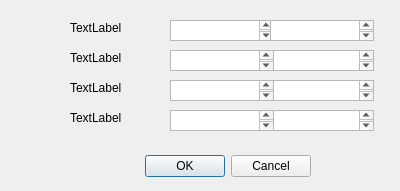
<?xml version="1.0" encoding="UTF-8"?>
<ui version="4.0">
 <class>Dialog</class>
 <widget class="QDialog" name="Dialog">
  <property name="geometry">
   <rect>
    <x>0</x>
    <y>0</y>
    <width>400</width>
    <height>191</height>
   </rect>
  </property>
  <property name="windowTitle">
   <string>Edycja wielokąta</string>
  </property>
  <property name="modal">
   <bool>false</bool>
  </property>
  <widget class="QDialogButtonBox" name="buttonBox">
   <property name="geometry">
    <rect>
     <x>-30</x>
     <y>150</y>
     <width>341</width>
     <height>32</height>
    </rect>
   </property>
   <property name="orientation">
    <enum>Qt::Horizontal</enum>
   </property>
   <property name="standardButtons">
    <set>QDialogButtonBox::Cancel|QDialogButtonBox::Ok</set>
   </property>
  </widget>
  <widget class="QLabel" name="label">
   <property name="geometry">
    <rect>
     <x>70</x>
     <y>20</y>
     <width>55</width>
     <height>16</height>
    </rect>
   </property>
   <property name="text">
    <string>TextLabel</string>
   </property>
  </widget>
  <widget class="QLabel" name="label_2">
   <property name="geometry">
    <rect>
     <x>70</x>
     <y>50</y>
     <width>55</width>
     <height>16</height>
    </rect>
   </property>
   <property name="text">
    <string>TextLabel</string>
   </property>
  </widget>
  <widget class="QLabel" name="label_3">
   <property name="geometry">
    <rect>
     <x>70</x>
     <y>80</y>
     <width>55</width>
     <height>16</height>
    </rect>
   </property>
   <property name="text">
    <string>TextLabel</string>
   </property>
  </widget>
  <widget class="QLabel" name="label_4">
   <property name="geometry">
    <rect>
     <x>70</x>
     <y>110</y>
     <width>55</width>
     <height>16</height>
    </rect>
   </property>
   <property name="text">
    <string>TextLabel</string>
   </property>
  </widget>
  <widget class="QTextEdit" name="textEdit">
   <property name="geometry">
    <rect>
     <x>170</x>
     <y>20</y>
     <width>104</width>
     <height>21</height>
    </rect>
   </property>
  </widget>
  <widget class="QPlainTextEdit" name="plainTextEdit">
   <property name="geometry">
    <rect>
     <x>270</x>
     <y>20</y>
     <width>104</width>
     <height>21</height>
    </rect>
   </property>
  </widget>
  <widget class="QPlainTextEdit" name="plainTextEdit_2">
   <property name="geometry">
    <rect>
     <x>270</x>
     <y>50</y>
     <width>104</width>
     <height>21</height>
    </rect>
   </property>
  </widget>
  <widget class="QTextEdit" name="textEdit_2">
   <property name="geometry">
    <rect>
     <x>170</x>
     <y>50</y>
     <width>104</width>
     <height>21</height>
    </rect>
   </property>
  </widget>
  <widget class="QPlainTextEdit" name="plainTextEdit_3">
   <property name="geometry">
    <rect>
     <x>270</x>
     <y>110</y>
     <width>104</width>
     <height>21</height>
    </rect>
   </property>
  </widget>
  <widget class="QTextEdit" name="textEdit_3">
   <property name="geometry">
    <rect>
     <x>270</x>
     <y>80</y>
     <width>104</width>
     <height>21</height>
    </rect>
   </property>
  </widget>
  <widget class="QPlainTextEdit" name="plainTextEdit_4">
   <property name="geometry">
    <rect>
     <x>170</x>
     <y>110</y>
     <width>104</width>
     <height>21</height>
    </rect>
   </property>
  </widget>
  <widget class="QTextEdit" name="textEdit_4">
   <property name="geometry">
    <rect>
     <x>170</x>
     <y>80</y>
     <width>104</width>
     <height>21</height>
    </rect>
   </property>
  </widget>
 </widget>
 <resources/>
 <connections>
  <connection>
   <sender>buttonBox</sender>
   <signal>accepted()</signal>
   <receiver>Dialog</receiver>
   <slot>accept()</slot>
   <hints>
    <hint type="sourcelabel">
     <x>248</x>
     <y>254</y>
    </hint>
    <hint type="destinationlabel">
     <x>157</x>
     <y>274</y>
    </hint>
   </hints>
  </connection>
  <connection>
   <sender>buttonBox</sender>
   <signal>rejected()</signal>
   <receiver>Dialog</receiver>
   <slot>reject()</slot>
   <hints>
    <hint type="sourcelabel">
     <x>316</x>
     <y>260</y>
    </hint>
    <hint type="destinationlabel">
     <x>286</x>
     <y>274</y>
    </hint>
   </hints>
  </connection>
 </connections>
</ui>
